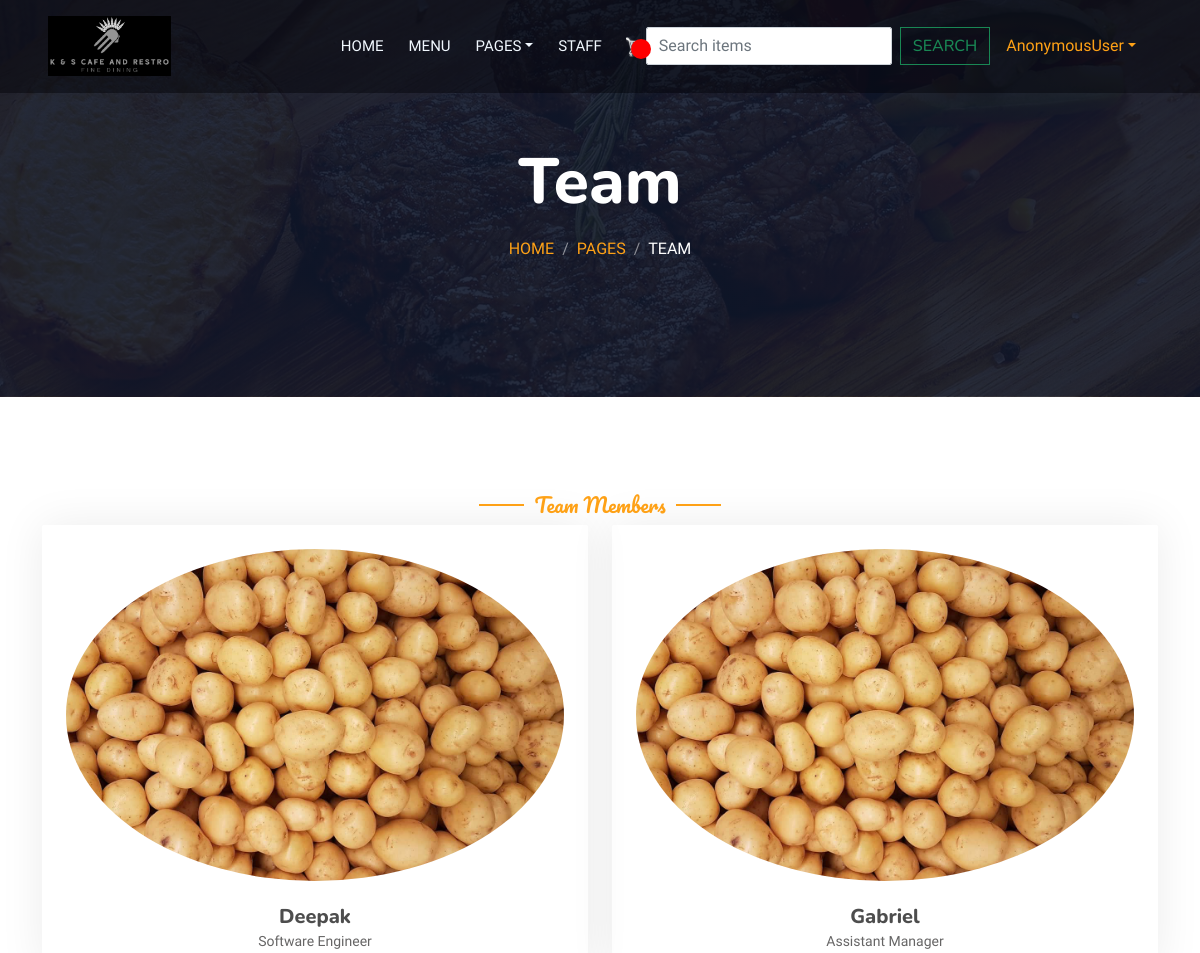
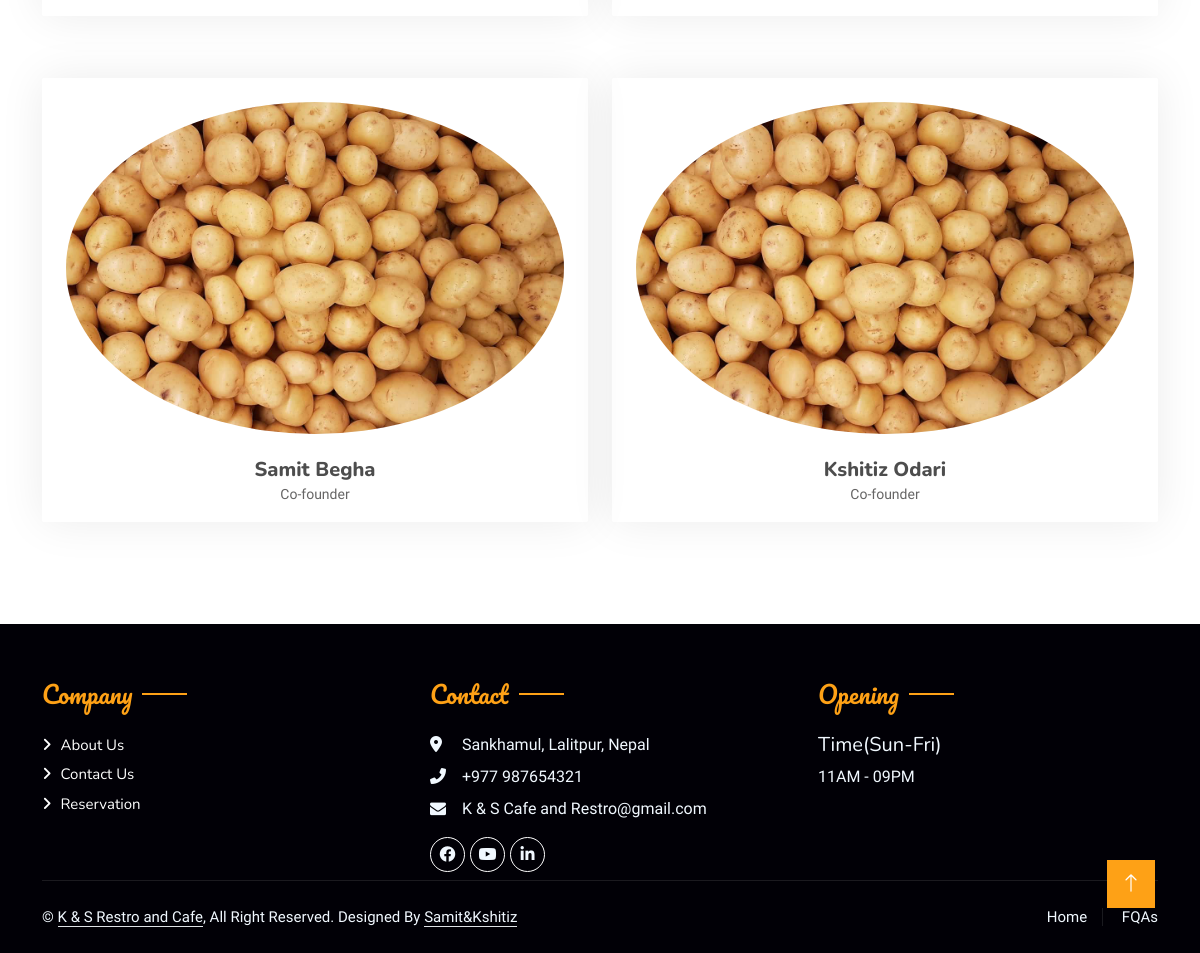
Page /team/ on the committed database (2 pictures, top to bottom).
### home/models.py (models this page shows, shortened)
class Staff(models.Model):
    name = models.CharField(max_length=20)
    gender = models.CharField(choices=GENDER_CHOICES, max_length=50, null=True)
    designation = models.CharField(max_length=20, null=True)
    facebook = models.CharField(max_length=200, null=True)
    linkedin = models.CharField(max_length=200, null=True)
    instagram = models.CharField(max_length=200, null=True)
    date_added = models.DateTimeField(auto_now_add=True, null=True)

### home/views.py (the view)
# urls.py: path("team/", team, name="team"),
def team(request):
    context = {
    "teams": Staff.objects.all(),
    }
    return render(request, "team.html", context)

### templates/team.html (shortened to what this page needs)
{% extends 'base.html' %} {% block myblock %}
<div class="container-xxl py-5 bg-dark hero-header mb-5">
  <div class="container text-center my-5 pt-5 pb-4">
    <h1 class="display-3 text-white mb-3 animated slideInDown">Team</h1>
    <nav aria-label="breadcrumb">
      <ol class="breadcrumb justify-content-center text-uppercase">
        <li class="breadcrumb-item"><a href="#">Home</a></li>
        <li class="breadcrumb-item"><a href="#">Pages</a></li>
        <li class="breadcrumb-item text-white active" aria-current="page">
          Team
        </li>
      </ol>
    </nav>
  </div>
</div>
<div class="container-xxl pt-5 pb-3">
  <div class="container">
    <div class="text-center wow fadeInUp" data-wow-delay="0.1s">
      <h5 class="section-title ff-secondary text-center text-primary fw-normal">
        Team Members
      </h5>
    </div>
    <div class="row g-4">
      {% for team in teams %}
      <div class="col-lg-3 col-md-6 wow fadeInUp" data-wow-delay="0.1s">
        <div class="team-item text-center rounded overflow-hidden">
          <div class="rounded-circle overflow-hidden m-4">
            <img class="img-fluid" src="static/img/potato.jpg" alt="" />
          </div>
          <h5 class="mb-0">{{ team.name }}</h5>
          <small>{{ team.designation }}</small>
        </div>
      </div>
      {% endfor %}
    </div>
  </div>
</div>
{% endblock %}

### static/css/style.css (style rules this page uses)
:root { --primary: #FEA116; --light: #F1F8FF; --dark: #0F172B; }
.ff-secondary { font-family: 'Pacifico', cursive; }
.hero-header { background: linear-gradient(rgba(15, 23, 43, .9), rgba(15, 23, 43, .9)), url(../img/bg-hero.jpg); background-position: center center; background-repeat: no-repeat; background-size: cover; }
.breadcrumb-item + .breadcrumb-item::before { color: rgba(255, 255, 255, .5); }
.section-title { position: relative; display: inline-block; }
.section-title::before { position: absolute; content: ""; width: 45px; height: 2px; top: 50%; left: -55px; margin-top: -1px; background: var(--primary); }
.section-title::after { position: absolute; content: ""; width: 45px; height: 2px; top: 50%; right: -55px; margin-top: -1px; background: var(--primary); }
.team-item { box-shadow: 0 0 45px rgba(0, 0, 0, .08); height: calc(100% - 38px); transition: .5s; }
.team-item img { transition: .5s; }

### static/css/main.css (style rules this page uses)
body { background-color: hsl(0, 0%, 98%); }
h1,h2,h3,h4,h5,h6 { color:hsl(0, 0%, 30%); }
.bg-dark { background-color: #0100066b!important; }

### rows in the picture
Staff: name "Deepak", designation "Software Engineer"
Staff: name "Gabriel", designation "Assistant Manager"
Staff: name "Samit Begha", designation "Co-founder"
Staff: name "Kshitiz Odari", designation "Co-founder"

### other values in the picture
{{ request.user }} "AnonymousUser"
